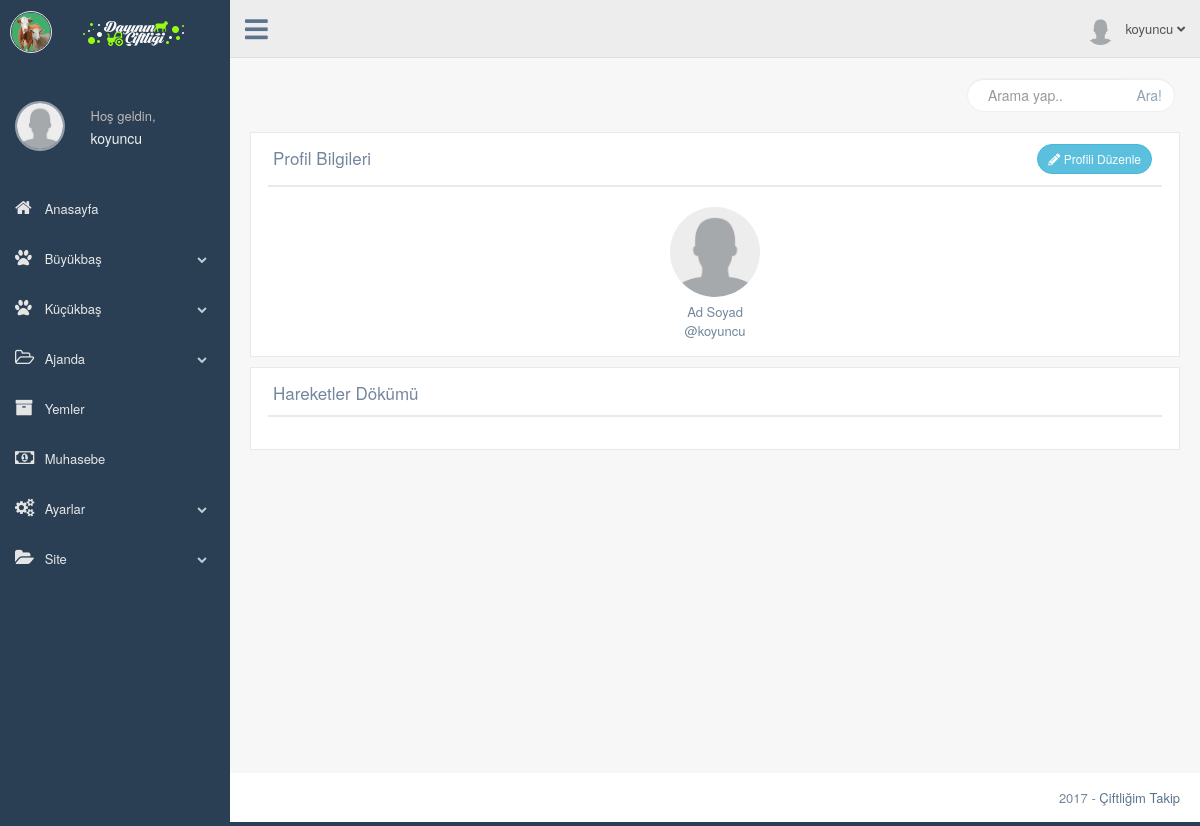
The page /production/profil.php (signed in) on the database its author committed.
### tables this page shows
CREATE TABLE `kullanici` (
  `kullanici_id` int(11) NOT NULL,
  `kullanici_adi` varchar(50) NOT NULL,
  `kullanici_sifre` varchar(50) NOT NULL,
  `kullanici_adsoyad` varchar(50) NOT NULL DEFAULT 'Ad Soyad',
  `kullanici_eposta` varchar(50) NOT NULL,
  `kullanici_gorsel` varchar(250) NOT NULL DEFAULT 'images/kullanici/kullanici.png',
  `kullanici_kayittarihi` datetime NOT NULL,
  `kullanici_yetki` int(1) NOT NULL DEFAULT '2',
  `kullanici_durum` int(1) NOT NULL
);

### production/profil.php (the view, shortened to what this page needs)
<?php
   include 'header.php';
 ?>
       <div class="right_col" role="main">
         <div class="">
           <div class="page-title">
             <div class="title_left">
             </div>
             <div class="title_right">
               <div class="col-md-5 col-sm-5 col-xs-12 form-group pull-right top_search">
                 <div class="input-group">
                   <input type="text" class="form-control" placeholder="Arama yap..">
                   <span class="input-group-btn">
                     <button class="btn btn-default" type="button">Ara!</button>
                   </span>
                 </div>
               </div>
             </div>
           </div>
           <div class="clearfix"></div>
           <div class="row">
             <div class="col-md-12 col-sm-12 col-xs-12">
               <div class="x_panel">
                 <div class="x_title">
                   <h2>Profil Bilgileri </h2>
                   <div class=" text-right">
                     <a href="profil-duzenle.php?kullanici_id=<?php echo $kullanicicek['kullanici_id']; ?>" class="btn btn-round btn-info btn-sm"><i class="fa fa-pencil-alt" aria-hidden="true"></i> Profili Düzenle</a>
                   </div>
                 </div>
                 <div class="x_content">
					        <div class="col-md-12 col-sm-12 col-xs-12 text-center">
                     <img src="<?php echo $kullanicicek['kullanici_gorsel']; ?>" alt="" style="width: 100px; height: 100px; max-width: 100px; max-height: 100px; -webkit-border-radius: 50%; -moz-border-radius: 50%; border-radius: 50%; border: 5px solid rgba(255,255,255,0.5);" >
                     <br>
                     <?php echo $kullanicicek['kullanici_adsoyad']; ?>
                     <br>
                     @<?php echo $kullanicicek['kullanici_adi']; ?>
                   </div>
                 </div>
               </div>
             </div>
           </div>
           <div class="row">
             <div class="col-md-12 col-sm-12 col-xs-12">
               <div class="x_panel">
                 <div class="x_title">
                   <h2>Hareketler Dökümü </h2>
                   <div class="clearfix"></div>
                 </div>
                 <div class="x_content">
                   <div class="col-md-12 col-sm-12 col-xs-12 text-center">
                   </div>
                 </div>
               </div>
             </div>
           </div>
         </div>
       </div>
       <?php include 'footer.php'; ?>

### production/header.php (shortened to what this page needs)
<?php
  include '../baglan.php';
  $kullanicisorgu=$db->prepare("SELECT * FROM kullanici WHERE kullanici_adi=:kullanici");
  $kullanicisorgu->execute(array(
        'kullanici' => $_SESSION['kullanici_adi']
      ));
  $kullanicicek=$kullanicisorgu->fetch(PDO::FETCH_ASSOC);
 ?>
<!DOCTYPE html>
<html lang="tr">
  <head>
    <link href="../vendors/bootstrap/dist/css/bootstrap.min.css" rel="stylesheet">
    <link href="../vendors/font-awesome/css/font-awesome.min.css" rel="stylesheet">
    <link rel="stylesheet" href="https://use.fontawesome.com/releases/v5.0.13/css/all.css">
    <link rel="stylesheet" href="css/style-print.css" media="print" type="text/css">
    <link href="../vendors/nprogress/nprogress.css" rel="stylesheet">
    <link href="../vendors/iCheck/skins/flat/green.css" rel="stylesheet">
    <link href="../vendors/malihu-custom-scrollbar-plugin/jquery.mCustomScrollbar.min.css" rel="stylesheet"/>
    <link href="../vendors/datatables.net-bs/css/dataTables.bootstrap.min.css" rel="stylesheet">
    <link href="../vendors/datatables.net-buttons-bs/css/buttons.bootstrap.min.css" rel="stylesheet">
    <link href="../vendors/datatables.net-fixedheader-bs/css/fixedHeader.bootstrap.min.css" rel="stylesheet">
    <link href="../vendors/datatables.net-responsive-bs/css/responsive.bootstrap.min.css" rel="stylesheet">
    <link href="../vendors/datatables.net-scroller-bs/css/scroller.bootstrap.min.css" rel="stylesheet">
    <link href="../build/css/custom.min.css" rel="stylesheet">
    <link href="../build/css/main.css" rel="stylesheet">
  </head>
  <body class="nav-md">
    <div class="container body">
      <div class="main_container">
        <div class="col-md-3 left_col menu_fixed">
          <div class="left_col scroll-view">
            <div class="navbar nav_title" style="border: 0;">
              <a href="index.html" class="site_title"><i class="fa"><img src="../images/eks-genel/eks-logo-ikon.png" width="40px" height="auto" alt=""></i> <span><img src="images/logo.png" style="margin-left:20px"alt=""></span></a>
            </div>
            <?php include 'sidebar.php'; ?>
        <div class="top_nav"  id="yazdirma">
          <div class="nav_menu">
            <nav class="">
              <div class="nav toggle">
                <a id="menu_toggle"><i class="fa fa-bars"></i></a>
              </div>
              <ul class="nav navbar-nav navbar-right">
                <li class="">
                  <a href="javascript:;" class="user-profile dropdown-toggle" data-toggle="dropdown" aria-expanded="false">
                    <img src="<?php echo $kullanicicek['kullanici_gorsel']; ?>" alt=""><?php echo $_SESSION['kullanici_adi'] ?>
                    <span class=" fa fa-angle-down"></span>
                  </a>
                </li>
              </ul>
            </nav>
          </div>
        </div>

### production/sidebar.php (shortened to what this page needs)
<br>
            <div class="profile clearfix">
              <div class="profile_pic text-center" style="margin-top: 25px; ">
                <a href="profil.php"><img src="<?php echo $kullanicicek['kullanici_gorsel']; ?>" alt="" style="width: 50px; height: 50px; max-width: 50px; max-height: 50px; -webkit-border-radius: 50%; -moz-border-radius: 50%; border-radius: 50%; border: 2px solid rgba(255,255,255,0.5);" ></a>
              </div>
              <div class="profile_info">
                <span>Hoş geldin,</span>
                <a href="profil.php"><h2><?php echo $_SESSION['kullanici_adi'] ?></h2></a>
              </div>
              <div class="clearfix"></div>
            </div>
            <br />
            <div id="sidebar-menu" class="main_menu_side hidden-print main_menu">
              <div class="menu_section">
                <ul class="nav side-menu">
                  <li><a href="index.php"><i class="fa fa-home"></i> Anasayfa </a>
                  </li>
                  <li><a><i class="fa fa-paw"></i> Büyükbaş <span class="fa fa-chevron-down"></span></a>
                  </li>
                  <li><a><i class="fa fa-paw"></i> Küçükbaş <span class="fa fa-chevron-down"></span></a>
                  </li>
                  <li><a><i class="fa fa-folder-open-o"></i> Ajanda <span class="fa fa-chevron-down"></span></a>
                  </li>
                  <li><a href="yem.php"><i class="fa fa-archive"></i> Yemler </a>
                  </li>
                  <li><a href="muhasebe.php"><i class="fa fa-money"></i> Muhasebe </a>
                  </li>
                  <li><a><i class="fa fa-cogs"></i> Ayarlar <span class="fa fa-chevron-down"></span></a>
                  </li>
                  <li><a><i class="fa fa-folder-open"></i> Site <span class="fa fa-chevron-down"></span></a>
                  </li>
                </ul>
              </div>
            </div>
          </div>
        </div>

### build/css/main.css (style rules this page uses)
.site_title i { border: 1px solid #EAEAEA; padding: 0px 0px !important; border-radius: 50% }

### rows shown on the page
kullanici: kullanici_gorsel (placeholder picture), kullanici_adsoyad "Ad Soyad", kullanici_adi "koyuncu"

### other values the page prints
$_SESSION['kullanici_adi'] "koyuncu"
